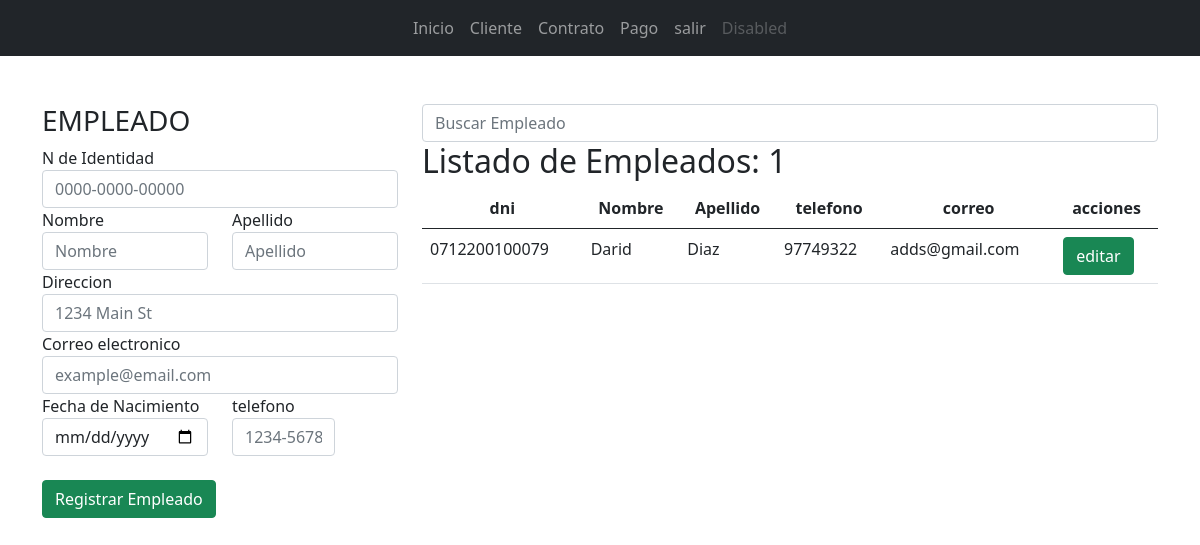
The page /vendedor/ on the database as committed earlier.
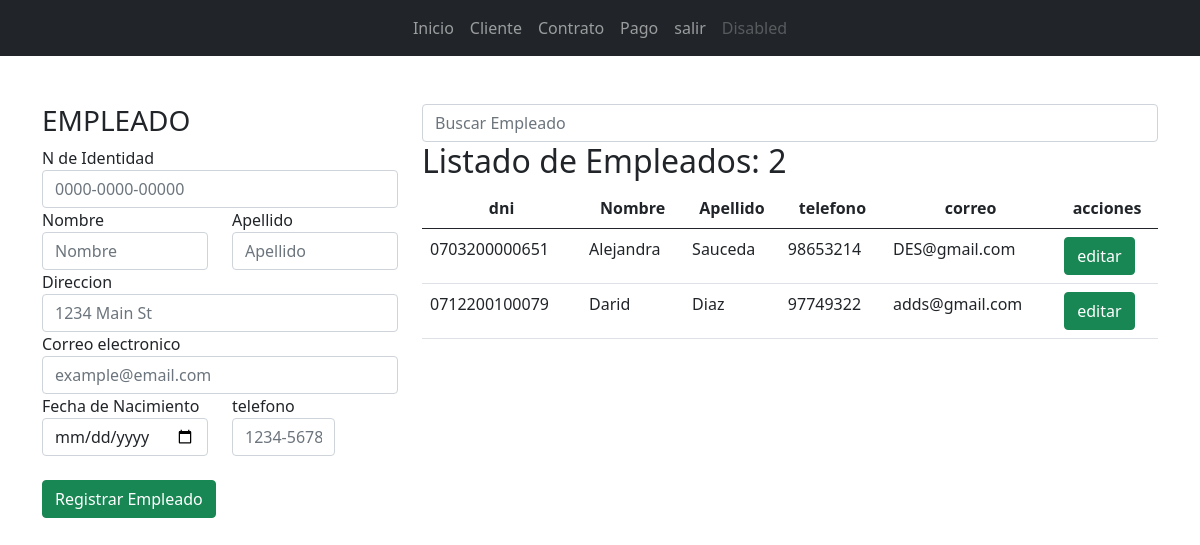
The same page on the database as committed later.
### app_lotificadora/models.py (models this page shows, shortened)
class Vendedor(models.Model):
    dni = models.CharField(max_length=16)
    nombre = models.CharField(max_length=35)
    apellido = models.CharField(max_length=35)
    direccion = models.TextField()
    fecha = models.DateField()
    telefono = models.CharField(max_length=13)
    correo = models.EmailField(max_length=40)
    fecha_ingreso = models.DateField(auto_now_add=True, null=True)
    estado = models.BooleanField(default=True)
    user = models.OneToOneField(User, on_delete=models.CASCADE, null=True, blank=True)

### app_lotificadora/views.py (the view, shortened to what this page needs)
# urls.py: path('vendedor/', views.vendedor, name="vendedor"),
def vendedor(request):
    q = request.GET.get('q')
    if q:
        ven = Vendedor.objects.filter(nombre__startswith=q).order_by('nombre')
    else:
        ven = Vendedor.objects.all().order_by('nombre')
    ctx = {
        'vendedor': ven,
    }
    return render(request, 'vendedor/vendedor.html', ctx)

### app_lotificadora/templates/vendedor/vendedor.html (shortened to what the changed rows need)
{% extends "base.html" %}
{% block container %}
    <div class="row">
        <div class="col-md-8">
            <form action="" method="get">
                <input type="search" name="q" value="{{ q }}" class="form-control" placeholder="Buscar Empleado">
            </form>
            <h2>Listado de Empleados: {{ vendedor|length }}</h2>
            <div class="table-responsive">
                <table class="table table-hover">
                    <thead>
                        <tr class="text-center">
                            <th>dni</th>
                            <th>Nombre</th>
                            <th>Apellido</th>
                            <th>telefono</th>
                            <th>correo</th>
                            <th>acciones</th>
                        </tr>
                    </thead>
                    <tbody>
                        {% for v in vendedor %}
                            <tr>
                                <td>{{v.dni}}</td>
                                <td>{{v.nombre}}</td>
                                <td>{{v.apellido}}</td>
                                <td>{{v.telefono}}</td>
                                <td>{{v.correo|default_if_none:'-' }}</td>
                                <td>
                                    <a href="{% url 'mantenimiento_vendedor' v.id %}" type="submit" class="btn btn-success">editar</a>
                                </td>
                            </tr>
                        {% empty %}
                            <div class="alert alert-danger">No se encuentran Empleado</div>
                        {% endfor %}
                    </tbody>
                </table>
            </div>
        </div>
    </div>
{% endblock  %}

Rows that differ between the two databases and show on the page:
added Vendedor: dni "0703200000651", nombre "Alejandra", apellido "Sauceda", telefono "98653214", correo "DES@gmail.com"
Other text that changed with them:
{{ vendedor|length }}: "1" → "2"
